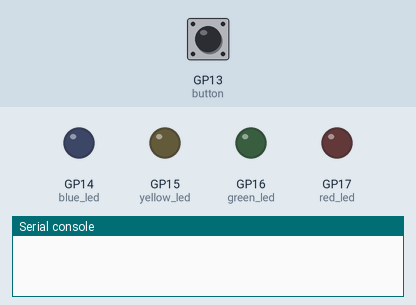
This program was run on a simulated Raspberry Pi Pico running MicroPython. Shown: output pins drawn as LEDs (lit = HIGH), the last lines printed to the serial console. Dashed ring = blinking. The test bench sets the inputs (shaded band); at power-on: GP13 (button) HIGH.

Above: at 1.2 s.
1.3 s: GP13 (button) pulled LOW for 0.15 s
At 2.5 s:
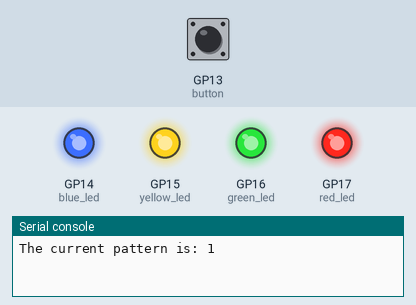
2.9 s: GP13 (button) pulled LOW for 1 s
At 4.0 s:
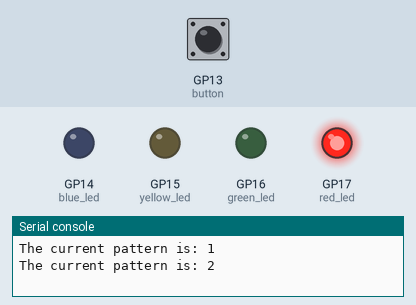
6.0 s: GP13 (button) pulled LOW for 3.2 s
At 9.7 s:
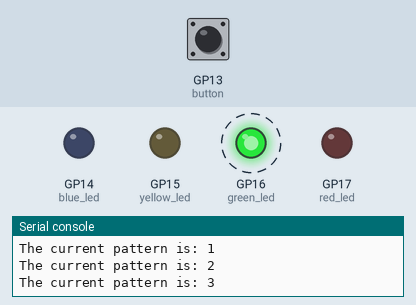
Timing chart, 0 to 18.2 s (numbered marks = the images above; inputs shaded):
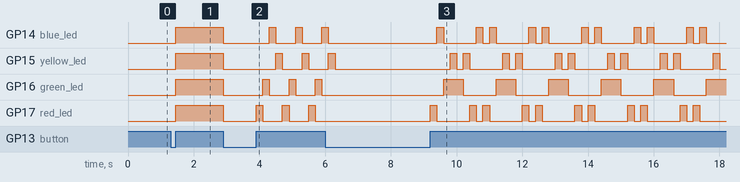

Measured:
- after the input at 1.3 s, GP14 (blue_led), GP15 (yellow_led), GP16 (green_led), GP17 (red_led): LOW → HIGH after 0.15 s
- after the input at 2.9 s, GP14 (blue_led), GP16 (green_led), GP17 (red_led): HIGH → LOW at once, then repeats every 0.80 s: HIGH 0.20 s, LOW 0.60 s; GP15 (yellow_led): goes LOW 1.6 s, HIGH 0.20 s, LOW 0.60 s, HIGH 0.20 s, then LOW, starting at once
- after the input at 6.0 s, GP16 (green_led): alternates HIGH for 0.60 s and LOW for 1.0 s, starting after 3.6 s

The program:

main.py
```python
from machine import Pin
import time

green_led = Pin(16, Pin.OUT)
red_led = Pin(17, Pin.OUT)
blue_led = Pin(14, Pin.OUT)
yellow_led = Pin(15, Pin.OUT)

button = Pin(13, Pin.IN, Pin.PULL_UP)

total = 0

def pattern_1():
    red_led.on()
    green_led.on()
    blue_led.on()
    yellow_led.on()

def pattern_2():
    red_led.on()
    time.sleep(0.2)
    red_led.off()

    green_led.on()
    time.sleep(0.2)
    green_led.off()

    blue_led.on()
    time.sleep(0.2)
    blue_led.off()

    yellow_led.on()
    time.sleep(0.2)
    yellow_led.off()

def pattern_3():

    red_led.on()
    time.sleep(0.2)
    red_led.off()

    blue_led.on()
    time.sleep(0.2)
    blue_led.off()

    green_led.on()
    time.sleep(0.2)
    red_led.off()

    yellow_led.on()
    time.sleep(0.2)
    yellow_led.off()

    green_led.on()
    time.sleep(0.2)
    green_led.off()

    yellow_led.on()
    time.sleep(0.2)
    yellow_led.off()

    red_led.on()
    time.sleep(0.2)
    red_led.off()

    blue_led.on()
    time.sleep(0.2)
    blue_led.off()

def pattern_4():
    red_led.on()
    time.sleep(0.2)
    red_led.off()

    green_led.on()
    time.sleep(0.2)
    green_led.off()

    blue_led.on()
    time.sleep(0.2)
    blue_led.off()

    yellow_led.on()
    time.sleep(0.2)
    yellow_led.off()


    blue_led.on()
    time.sleep(0.2)
    blue_led.off()

    green_led.on()
    time.sleep(0.2)
    green_led.off()

    red_led.on()
    time.sleep(0.2)
    red_led.off()

def leds_off():
    red_led.off()
    green_led.off()
    blue_led.off()
    yellow_led.off()


while True:
    if button.value() == 0:
        total = total + 1

        if total > 4:
            total = 0

        print(f"The current pattern is: {total}")
        leds_off()

        while button.value() == 0:
            time.sleep(0.05)

    if total == 0:
        leds_off()

    elif total == 1:
        pattern_1()

    elif total == 2:
        pattern_2()

    elif total == 3:
        pattern_3()

    elif total == 4:
        pattern_4()
```
